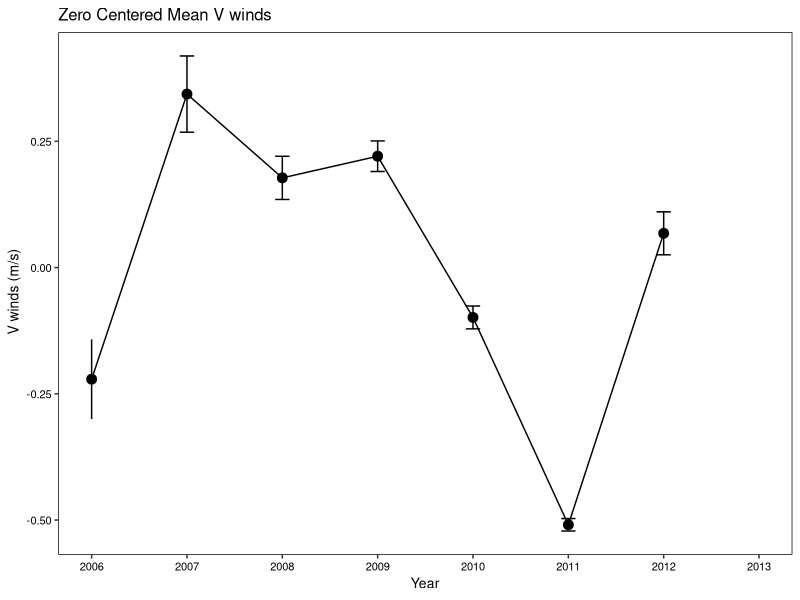

The R script that drew this image:
mydata= read.csv('BC_10_20_14.csv',header=TRUE)

newdata <- data.frame(subset(mydata, Increment.Number ==3 | Increment.Number==4 | Increment.Number==5 | Increment.Number==6 | Increment.Number==7, select=c(Year.of.Increment.Formation,June.V, July.V, August.V, September.V, October.V, November.V, December.V)))

newdata <- newdata[complete.cases(newdata),]

newdata$June.V <- as.numeric(as.character(newdata$June.V))
newdata$July.V <- as.numeric(as.character(newdata$July.V))
newdata$August.V <- as.numeric(as.character(newdata$August.V))
newdata$September.V <- as.numeric(as.character(newdata$September.V))
newdata$October.V <- as.numeric(as.character(newdata$October.V))
newdata$November.V <- as.numeric(as.character(newdata$November.V))
newdata$December.V <- as.numeric(as.character(newdata$December.V))

newdata$meanV <- rowMeans(subset(newdata, select = c(June.V, July.V, August.V, September.V, October.V, November.V, December.V))) #, na.rm=TRUE) # "August.V", "September.V", "October.V", "November.V", "December.V")), na.rm=TRUE)
newdata$medianV <- apply(newdata[,c("June.V", "July.V", "August.V", "September.V", "October.V", "November.V", "December.V")],1, median, na.rm=TRUE) ## to create a MSLA over the growing season

newdata$medianV_zc <- newdata$medianV -mean(newdata$medianV, na.rm=TRUE)

library(plyr)

df_V <- ddply(newdata, c("Year.of.Increment.Formation"), summarise, N=length(medianV_zc), V.mean=mean(medianV_zc), sd=sd(medianV_zc), se=sd/sqrt(N))

#http://www.cookbook-r.com/Graphs/Plotting_means_and_error_bars_(ggplot2)/
library(ggplot2)
pd <- position_dodge(.05)
testV <- ggplot(df_V, aes(x=Year.of.Increment.Formation, y=V.mean))+ 											
  geom_errorbar(aes(ymin=V.mean-se, ymax=V.mean+se), width=.15)+ # position=pd)+
			geom_line()+
			geom_point(size=3)+  # changing postion and size of points
			ylab(" V winds (m/s)")+
			xlab("Year")+
			scale_x_continuous(limits=c(2006, 2013), breaks=seq(2006, 2013,1))+
			#scale_y_continuous(limits=c(0,3), breaks=seq(0,3,.5))+#changing the legend names
			theme(panel.grid.minor=element_blank(),panel.grid.major=element_blank(), 
					      panel.background=element_rect(colour="black", fill="white"),
					  
					      axis.title.x =element_text(colour="black", size=10),
					      axis.text.x = element_text(colour="black", size=8),
					      axis.title.y =element_text(colour="black", size=10),
					      axis.text.y = element_text(colour="black", size=8),
					      plot.title=element_text(size=12))+ # changing size of plot title)+)+

					      #legend.background=element_rect(fill='white', colour = 'black'),
					      #legend.position=c(.92,.25))+
					ggtitle("Zero Centered Mean V winds")
